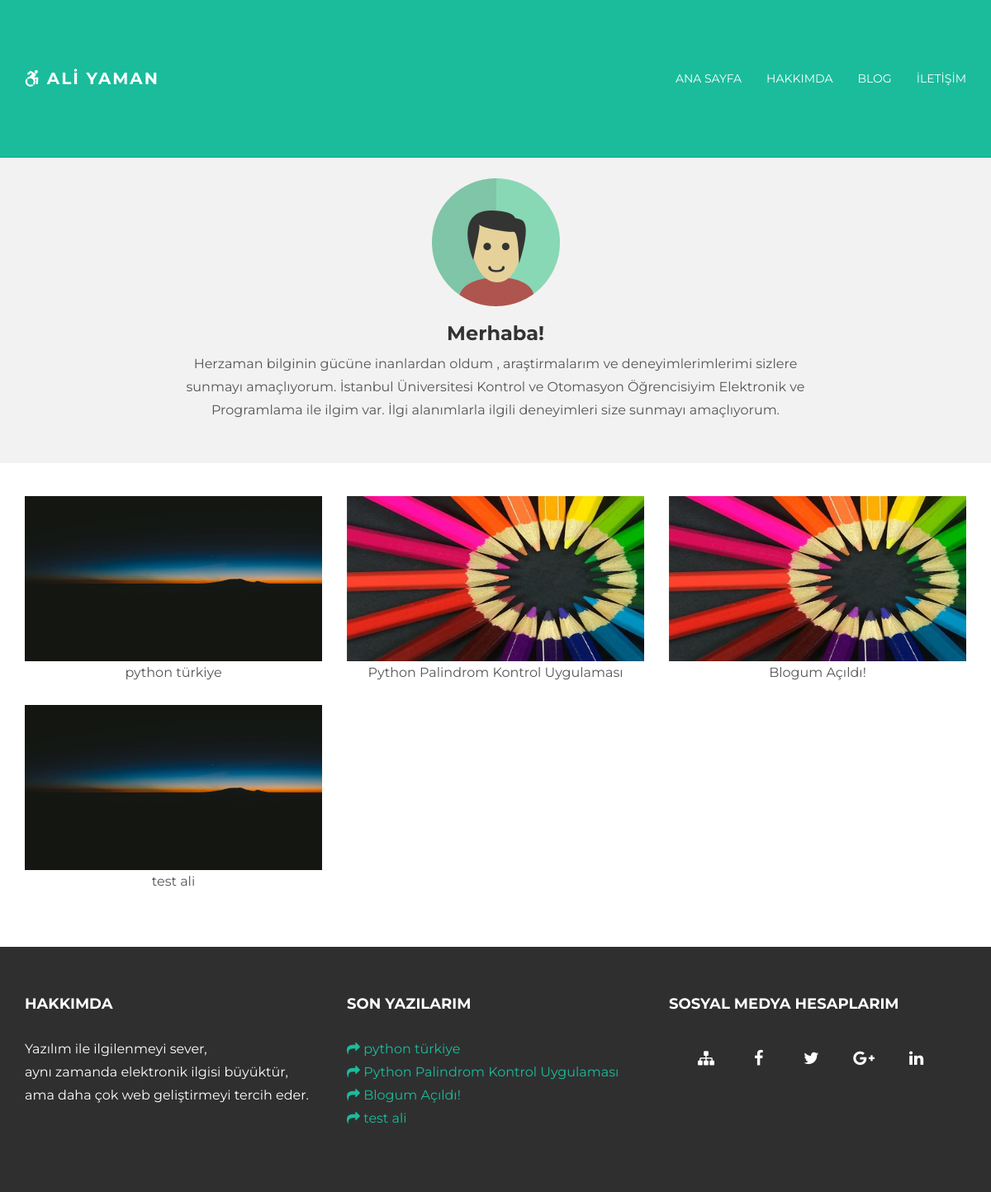
The page / on the database its author committed.
### Blog/models.py (models this page shows, shortened)
class post(models.Model):
    title = models.CharField(max_length=500,null=True)
    time = models.DateField(null=True)
    content = RichTextField(null=True)
    keywords = models.CharField(max_length=500,null=True)
    description = models.CharField(max_length=500,null=True)
    image = models.ImageField(upload_to='blog_img',null=True)
    category_list = models.ForeignKey(category,null=True)
    seo_url = models.CharField(max_length=500,null=True)
    class Meta:
        verbose_name_plural = "Blog Yaz"

### Blog/views.py (the view)
# urls.py: 2. Add a URL to urlpatterns:  url(r'^$', views.home, name='home')
def home(request):
    db = post.objects.order_by('?')[:6]
    return render(request, 'profil.html', {
        'db': db
    })

### templates/profil.html (shortened to what this page needs)
{% extends 'base.html' %}
{% load static %}
{% block content %}
	<div id="ww">
	    <div class="container">
			<div class="row">
				<div class="col-lg-8 col-lg-offset-2 centered">
					<img src="{%  static 'img/user.png' %}" alt="Stanley">
					<h3>Merhaba! </h3>
                    <p>Herzaman bilginin gücüne inanlardan oldum , araştirmalarım ve deneyimlerimlerimi sizlere sunmayı amaçlıyorum.
                    İstanbul Üniversitesi Kontrol ve Otomasyon Öğrencisiyim Elektronik ve Programlama ile ilgim var.
                    İlgi alanımlarla ilgili deneyimleri size sunmayı amaçlıyorum.
                    </p>
				</div>
			</div>
	    </div>
	</div>
	<div class="container pt">
		<div class="row mt centered">
            {% for i in db %}
			<div class="col-lg-4">
				<a class="zoom green" href="/makale/{{ i.seo_url }}"><img  width="500px" height="200px"  src="http://127.0.0.1:8000/media/{{ i.image }}" alt="{{ i.title }}" /></a>
				<p>{{ i.title }}</p>
			</div>
            {% endfor %}
		</div>
	</div>
{% endblock %}
{% block last_content %}
    {% for i in db %}
<a href="/makale/{{ i.seo_url }}"><i class="fa fa-share" aria-hidden="true"></i> {{ i.title }}</a><br/>
    {% endfor %}
{% endblock %}

### static/css/main.css (style rules this page uses)
body { background-color: #ffffff; font-family: 'Montserrat', sans-serif; font-weight: 400; font-size: 14px; color: #555; -webkit-font-smoothing: antialiased; -webkit-overflow-scrolling: touch; }
h1, h2, h3, h4, h5, h6 { font-family: 'Montserrat', sans-serif; font-weight: 700; color: #333; }
p { line-height: 28px; margin-bottom: 25px; font-size: 16px; }
.centered { text-align: center; }
a { color: #1abc9c; word-wrap: break-word; -webkit-transition: color 0.1s ease-in, background 0.1s ease-in; -moz-transition: color 0.1s ease-in, background 0.1s ease-in; -ms-transition: color 0.1s ease-in, background 0.1s ease-in; -o-transition: color 0.1s ease-in, background 0.1s ease-in; transition: color 0.1s ease-in, background 0.1s ease-in; }
a:before, a:after { -webkit-transition: color 0.1s ease-in, background 0.1s ease-in; -moz-transition: color 0.1s ease-in, background 0.1s ease-in; -ms-transition: color 0.1s ease-in, background 0.1s ease-in; -o-transition: color 0.1s ease-in, background 0.1s ease-in; transition: color 0.1s ease-in, background 0.1s ease-in; }
.mt { margin-top: 40px; margin-bottom: 40px; }
.pt { padding-top: 0px; padding-bottom: 0px; }
#ww { padding-top: 25px; padding-bottom: 25px; background-color: #f2f2f2; }
.zoom { display:block; position:relative; overflow:hidden; background:transparent url(../img/loader.gif) no-repeat center; }

### rows shown on the page
post: image (picture), title "python türkiye"
post: image (picture), title "Python Palindrom Kontrol Uygulaması"
post: image (picture), title "Blogum Açıldı!"
post: image (picture), title "test ali"
